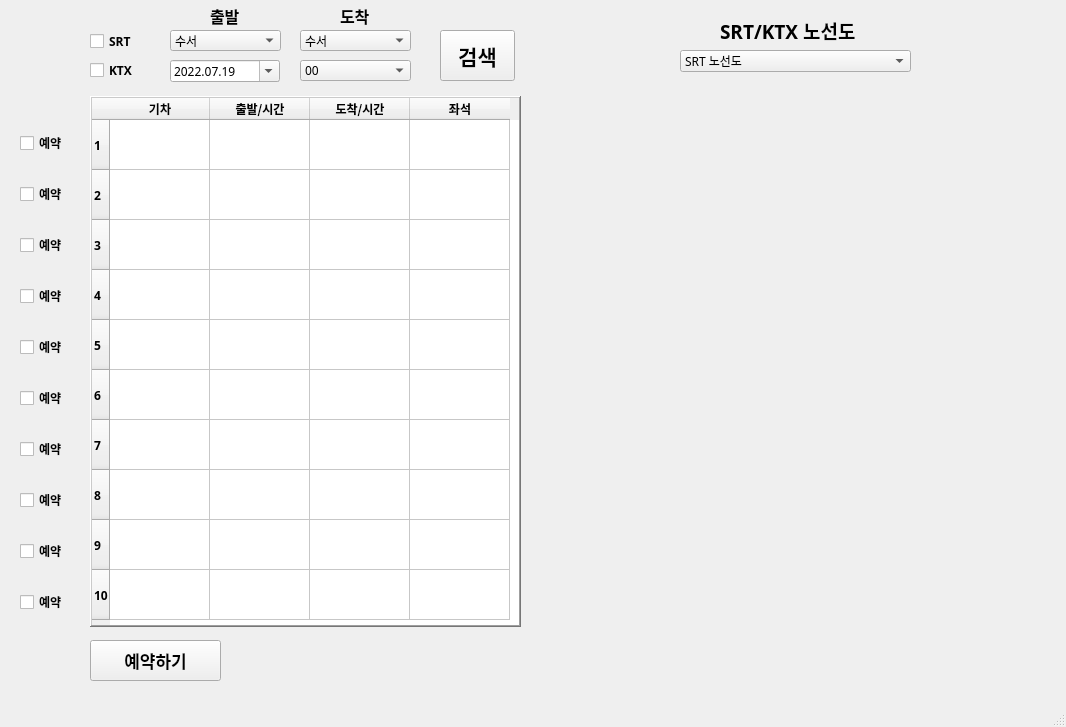
<?xml version="1.0" encoding="UTF-8"?>
<ui version="4.0">
 <class>MainWindow</class>
 <widget class="QMainWindow" name="MainWindow">
  <property name="geometry">
   <rect>
    <x>0</x>
    <y>0</y>
    <width>1066</width>
    <height>727</height>
   </rect>
  </property>
  <property name="font">
   <font>
    <family>Malgun Gothic</family>
   </font>
  </property>
  <property name="windowTitle">
   <string>MainWindow</string>
  </property>
  <widget class="QWidget" name="centralwidget">
   <widget class="QComboBox" name="depCity">
    <property name="geometry">
     <rect>
      <x>170</x>
      <y>30</y>
      <width>111</width>
      <height>21</height>
     </rect>
    </property>
    <property name="currentText">
     <string>수서</string>
    </property>
    <item>
     <property name="text">
      <string>수서</string>
     </property>
    </item>
    <item>
     <property name="text">
      <string>동탄</string>
     </property>
    </item>
    <item>
     <property name="text">
      <string>지제</string>
     </property>
    </item>
    <item>
     <property name="text">
      <string>천안아산</string>
     </property>
    </item>
    <item>
     <property name="text">
      <string>오송</string>
     </property>
    </item>
    <item>
     <property name="text">
      <string>공주</string>
     </property>
    </item>
    <item>
     <property name="text">
      <string>익산</string>
     </property>
    </item>
    <item>
     <property name="text">
      <string>정읍</string>
     </property>
    </item>
    <item>
     <property name="text">
      <string>광주송정</string>
     </property>
    </item>
    <item>
     <property name="text">
      <string>나주</string>
     </property>
    </item>
    <item>
     <property name="text">
      <string>목포</string>
     </property>
    </item>
    <item>
     <property name="text">
      <string>대전</string>
     </property>
    </item>
    <item>
     <property name="text">
      <string>김천구미</string>
     </property>
    </item>
    <item>
     <property name="text">
      <string>동대구</string>
     </property>
    </item>
    <item>
     <property name="text">
      <string>신경주</string>
     </property>
    </item>
    <item>
     <property name="text">
      <string>울산(통도사)</string>
     </property>
    </item>
    <item>
     <property name="text">
      <string>부산</string>
     </property>
    </item>
   </widget>
   <widget class="QComboBox" name="arrCity">
    <property name="geometry">
     <rect>
      <x>300</x>
      <y>30</y>
      <width>111</width>
      <height>21</height>
     </rect>
    </property>
    <item>
     <property name="text">
      <string>수서</string>
     </property>
    </item>
    <item>
     <property name="text">
      <string>동탄</string>
     </property>
    </item>
    <item>
     <property name="text">
      <string>지제</string>
     </property>
    </item>
    <item>
     <property name="text">
      <string>천안아산</string>
     </property>
    </item>
    <item>
     <property name="text">
      <string>오송</string>
     </property>
    </item>
    <item>
     <property name="text">
      <string>공주</string>
     </property>
    </item>
    <item>
     <property name="text">
      <string>익산</string>
     </property>
    </item>
    <item>
     <property name="text">
      <string>정읍</string>
     </property>
    </item>
    <item>
     <property name="text">
      <string>광주송정</string>
     </property>
    </item>
    <item>
     <property name="text">
      <string>나주</string>
     </property>
    </item>
    <item>
     <property name="text">
      <string>목포</string>
     </property>
    </item>
    <item>
     <property name="text">
      <string>대전</string>
     </property>
    </item>
    <item>
     <property name="text">
      <string>김천구미</string>
     </property>
    </item>
    <item>
     <property name="text">
      <string>동대구</string>
     </property>
    </item>
    <item>
     <property name="text">
      <string>신경주</string>
     </property>
    </item>
    <item>
     <property name="text">
      <string>울산(통도사)</string>
     </property>
    </item>
    <item>
     <property name="text">
      <string>부산</string>
     </property>
    </item>
   </widget>
   <widget class="QComboBox" name="depHour">
    <property name="geometry">
     <rect>
      <x>300</x>
      <y>60</y>
      <width>111</width>
      <height>21</height>
     </rect>
    </property>
    <item>
     <property name="text">
      <string>00</string>
     </property>
    </item>
    <item>
     <property name="text">
      <string>02</string>
     </property>
    </item>
    <item>
     <property name="text">
      <string>04</string>
     </property>
    </item>
    <item>
     <property name="text">
      <string>06</string>
     </property>
    </item>
    <item>
     <property name="text">
      <string>08</string>
     </property>
    </item>
    <item>
     <property name="text">
      <string>10</string>
     </property>
    </item>
    <item>
     <property name="text">
      <string>12</string>
     </property>
    </item>
    <item>
     <property name="text">
      <string>14</string>
     </property>
    </item>
    <item>
     <property name="text">
      <string>16</string>
     </property>
    </item>
    <item>
     <property name="text">
      <string>18</string>
     </property>
    </item>
    <item>
     <property name="text">
      <string>20</string>
     </property>
    </item>
    <item>
     <property name="text">
      <string>22</string>
     </property>
    </item>
   </widget>
   <widget class="QPushButton" name="searchSeat">
    <property name="geometry">
     <rect>
      <x>440</x>
      <y>30</y>
      <width>75</width>
      <height>51</height>
     </rect>
    </property>
    <property name="font">
     <font>
      <pointsize>16</pointsize>
      <weight>75</weight>
      <bold>true</bold>
     </font>
    </property>
    <property name="text">
     <string>검색</string>
    </property>
   </widget>
   <widget class="QDateEdit" name="depDate">
    <property name="geometry">
     <rect>
      <x>170</x>
      <y>60</y>
      <width>110</width>
      <height>22</height>
     </rect>
    </property>
    <property name="dateTime">
     <datetime>
      <hour>0</hour>
      <minute>0</minute>
      <second>0</second>
      <year>2022</year>
      <month>7</month>
      <day>19</day>
     </datetime>
    </property>
    <property name="time">
     <time>
      <hour>0</hour>
      <minute>0</minute>
      <second>0</second>
     </time>
    </property>
    <property name="displayFormat">
     <string>yyyy.MM.dd</string>
    </property>
    <property name="calendarPopup">
     <bool>true</bool>
    </property>
    <property name="timeSpec">
     <enum>Qt::LocalTime</enum>
    </property>
   </widget>
   <widget class="QTableWidget" name="resTable">
    <property name="geometry">
     <rect>
      <x>90</x>
      <y>96</y>
      <width>431</width>
      <height>531</height>
     </rect>
    </property>
    <property name="font">
     <font>
      <weight>75</weight>
      <bold>true</bold>
     </font>
    </property>
    <property name="layoutDirection">
     <enum>Qt::LeftToRight</enum>
    </property>
    <property name="frameShape">
     <enum>QFrame::WinPanel</enum>
    </property>
    <property name="frameShadow">
     <enum>QFrame::Raised</enum>
    </property>
    <property name="editTriggers">
     <set>QAbstractItemView::NoEditTriggers</set>
    </property>
    <property name="rowCount">
     <number>10</number>
    </property>
    <property name="columnCount">
     <number>4</number>
    </property>
    <attribute name="horizontalHeaderCascadingSectionResizes">
     <bool>false</bool>
    </attribute>
    <attribute name="horizontalHeaderDefaultSectionSize">
     <number>100</number>
    </attribute>
    <attribute name="horizontalHeaderMinimumSectionSize">
     <number>23</number>
    </attribute>
    <attribute name="verticalHeaderDefaultSectionSize">
     <number>50</number>
    </attribute>
    <row/>
    <row/>
    <row/>
    <row/>
    <row/>
    <row/>
    <row/>
    <row/>
    <row/>
    <row/>
    <column>
     <property name="text">
      <string>기차</string>
     </property>
    </column>
    <column>
     <property name="text">
      <string>출발/시간</string>
     </property>
    </column>
    <column>
     <property name="text">
      <string>도착/시간</string>
     </property>
    </column>
    <column>
     <property name="text">
      <string>좌석</string>
     </property>
    </column>
   </widget>
   <widget class="QPushButton" name="tryReservation">
    <property name="geometry">
     <rect>
      <x>90</x>
      <y>640</y>
      <width>131</width>
      <height>41</height>
     </rect>
    </property>
    <property name="font">
     <font>
      <pointsize>13</pointsize>
      <weight>75</weight>
      <bold>true</bold>
     </font>
    </property>
    <property name="text">
     <string>예약하기</string>
    </property>
   </widget>
   <widget class="QLabel" name="label">
    <property name="geometry">
     <rect>
      <x>570</x>
      <y>100</y>
      <width>461</width>
      <height>521</height>
     </rect>
    </property>
    <property name="text">
     <string/>
    </property>
    <property name="pixmap">
     <pixmap>map.png</pixmap>
    </property>
   </widget>
   <widget class="QWidget" name="layoutWidget">
    <property name="geometry">
     <rect>
      <x>20</x>
      <y>110</y>
      <width>61</width>
      <height>531</height>
     </rect>
    </property>
    <property name="font">
     <font>
      <weight>75</weight>
      <bold>true</bold>
     </font>
    </property>
    <layout class="QVBoxLayout" name="checkBoxes">
     <item>
      <widget class="QCheckBox" name="checkBox_01">
       <property name="font">
        <font>
         <weight>75</weight>
         <bold>true</bold>
        </font>
       </property>
       <property name="text">
        <string>예약</string>
       </property>
      </widget>
     </item>
     <item>
      <widget class="QCheckBox" name="checkBox_02">
       <property name="font">
        <font>
         <weight>75</weight>
         <bold>true</bold>
        </font>
       </property>
       <property name="text">
        <string>예약</string>
       </property>
      </widget>
     </item>
     <item>
      <widget class="QCheckBox" name="checkBox_03">
       <property name="font">
        <font>
         <weight>75</weight>
         <bold>true</bold>
        </font>
       </property>
       <property name="text">
        <string>예약</string>
       </property>
      </widget>
     </item>
     <item>
      <widget class="QCheckBox" name="checkBox_04">
       <property name="font">
        <font>
         <weight>75</weight>
         <bold>true</bold>
        </font>
       </property>
       <property name="text">
        <string>예약</string>
       </property>
      </widget>
     </item>
     <item>
      <widget class="QCheckBox" name="checkBox_05">
       <property name="font">
        <font>
         <weight>75</weight>
         <bold>true</bold>
        </font>
       </property>
       <property name="text">
        <string>예약</string>
       </property>
      </widget>
     </item>
     <item>
      <widget class="QCheckBox" name="checkBox_06">
       <property name="font">
        <font>
         <weight>75</weight>
         <bold>true</bold>
        </font>
       </property>
       <property name="text">
        <string>예약</string>
       </property>
      </widget>
     </item>
     <item>
      <widget class="QCheckBox" name="checkBox_07">
       <property name="font">
        <font>
         <weight>75</weight>
         <bold>true</bold>
        </font>
       </property>
       <property name="text">
        <string>예약</string>
       </property>
      </widget>
     </item>
     <item>
      <widget class="QCheckBox" name="checkBox_08">
       <property name="font">
        <font>
         <weight>75</weight>
         <bold>true</bold>
        </font>
       </property>
       <property name="text">
        <string>예약</string>
       </property>
      </widget>
     </item>
     <item>
      <widget class="QCheckBox" name="checkBox_09">
       <property name="font">
        <font>
         <weight>75</weight>
         <bold>true</bold>
        </font>
       </property>
       <property name="text">
        <string>예약</string>
       </property>
      </widget>
     </item>
     <item>
      <widget class="QCheckBox" name="checkBox_10">
       <property name="font">
        <font>
         <weight>75</weight>
         <bold>true</bold>
        </font>
       </property>
       <property name="text">
        <string>예약</string>
       </property>
      </widget>
     </item>
    </layout>
   </widget>
   <widget class="QLabel" name="label_2">
    <property name="geometry">
     <rect>
      <x>210</x>
      <y>5</y>
      <width>51</width>
      <height>21</height>
     </rect>
    </property>
    <property name="font">
     <font>
      <pointsize>12</pointsize>
      <weight>75</weight>
      <bold>true</bold>
     </font>
    </property>
    <property name="text">
     <string>출발</string>
    </property>
   </widget>
   <widget class="QLabel" name="label_3">
    <property name="geometry">
     <rect>
      <x>340</x>
      <y>5</y>
      <width>51</width>
      <height>21</height>
     </rect>
    </property>
    <property name="font">
     <font>
      <pointsize>12</pointsize>
      <weight>75</weight>
      <bold>true</bold>
     </font>
    </property>
    <property name="text">
     <string>도착</string>
    </property>
   </widget>
   <widget class="QComboBox" name="route_map">
    <property name="geometry">
     <rect>
      <x>680</x>
      <y>50</y>
      <width>231</width>
      <height>22</height>
     </rect>
    </property>
    <property name="currentIndex">
     <number>0</number>
    </property>
    <item>
     <property name="text">
      <string>SRT 노선도</string>
     </property>
    </item>
    <item>
     <property name="text">
      <string>KTX 노선도 (경부선)</string>
     </property>
    </item>
    <item>
     <property name="text">
      <string>KTX 노선도 (호남선)</string>
     </property>
    </item>
    <item>
     <property name="text">
      <string>KTX 노선도 (경전선)</string>
     </property>
    </item>
    <item>
     <property name="text">
      <string>KTX 노선도 (전라선)</string>
     </property>
    </item>
    <item>
     <property name="text">
      <string>KTX 노선도 (강릉선)</string>
     </property>
    </item>
    <item>
     <property name="text">
      <string>KTX 노선도 (중앙선)</string>
     </property>
    </item>
    <item>
     <property name="text">
      <string>KTX 노선도 (중부내륙선)</string>
     </property>
    </item>
   </widget>
   <widget class="QLabel" name="label_4">
    <property name="geometry">
     <rect>
      <x>720</x>
      <y>20</y>
      <width>151</width>
      <height>21</height>
     </rect>
    </property>
    <property name="font">
     <font>
      <pointsize>14</pointsize>
      <weight>75</weight>
      <bold>true</bold>
     </font>
    </property>
    <property name="text">
     <string>SRT/KTX 노선도</string>
    </property>
   </widget>
   <widget class="QWidget" name="verticalLayoutWidget">
    <property name="geometry">
     <rect>
      <x>90</x>
      <y>30</y>
      <width>78</width>
      <height>51</height>
     </rect>
    </property>
    <property name="font">
     <font>
      <weight>75</weight>
      <bold>true</bold>
     </font>
    </property>
    <layout class="QVBoxLayout" name="verticalLayout">
     <item>
      <widget class="QCheckBox" name="check_str">
       <property name="font">
        <font>
         <weight>75</weight>
         <bold>true</bold>
        </font>
       </property>
       <property name="text">
        <string>SRT</string>
       </property>
      </widget>
     </item>
     <item>
      <widget class="QCheckBox" name="check_ktx">
       <property name="font">
        <font>
         <weight>75</weight>
         <bold>true</bold>
        </font>
       </property>
       <property name="text">
        <string>KTX</string>
       </property>
      </widget>
     </item>
    </layout>
   </widget>
  </widget>
  <widget class="QStatusBar" name="statusBar"/>
 </widget>
 <resources/>
 <connections/>
</ui>
